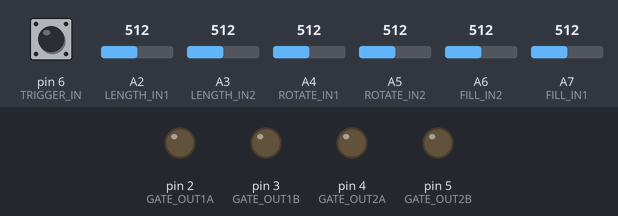
The sketch below on a simulated Arduino Nano, built with avr-gcc and run on an emulated ATmega328P. Parts: output pins drawn as LEDs (lit = HIGH). Dashed ring = blinking. Inputs (shaded band) come from the test bench; at power-on: pin 6 (TRIGGER_IN) HIGH, A2 (LENGTH_IN1) = 512, A3 (LENGTH_IN2) = 512, A4 (ROTATE_IN1) = 512, A5 (ROTATE_IN2) = 512, A6 (FILL_IN2) = 512, A7 (FILL_IN1) = 512.

Above: at 1.2 s.
1.3 s: pin 6 (TRIGGER_IN) driven LOW
At 1.9 s:
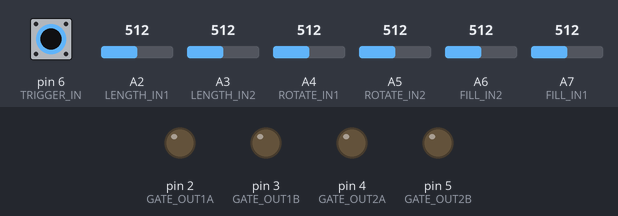
2.8 s: pin 6 (TRIGGER_IN) pulsed HIGH 5 times (0.12 s each, 0.3 s apart)
At 3.4 s:
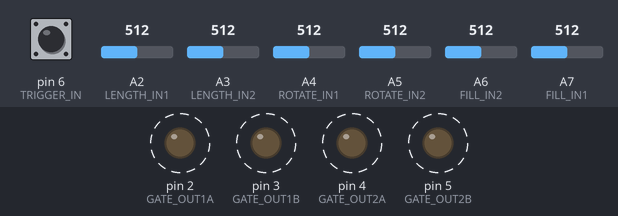
Timing chart, 0 to 5.8 s (numbered marks = the images above; inputs shaded):
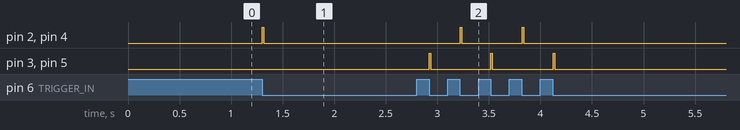

The sketch:

EuclidSeq.ino
```cpp
//
//
// .c file for Arduino 1.8.10
// EuclidSeq V1.2
// aims to be a dual channel pattern sequencer.
// it's got positive and negative outs, so 4 trigger channels
// KDS 2020-04-18 Version 1
// 2020-04-19 Version 1.1 is functional !.
//
// update V1.2 now checks if the knobs have moved
// so we dont have to recalculate the patterns so often.
// probably no user impact, but we might support faster cycling.

// update V1.3 going to try to add the second mode
// save states require a new library
#include <EEPROM.h>


// firstly, a pinout description
// digital writes:
#define GATE_OUT1A  2
#define GATE_OUT1B  3
#define GATE_OUT2A  4
#define GATE_OUT2B  5

// digital reads:
#define TRIGGER_IN  6
// analog reads:
#define LENGTH_IN1 A2
#define LENGTH_IN2 A3
#define FILL_IN1 A7
#define FILL_IN2 A6
#define ROTATE_IN1 A4
#define ROTATE_IN2 A5

/////////////////////////

// how long is a long pattern?
#define MAX_PATTERN 32
// and how much do we scale the knob?
float downconversion = 1024.0f  /  ((float)(MAX_PATTERN));

// enable or disable serial messaging:
#define DEBUG 0
// those debug serial prints cause some hangups
// because we have <600 bytes free ram.

// how many loops should we keep a trigger output online?
#define OUTPUT_DURATION_CYCLES 5
// might be nice to put a trimpot here someday.

int MODULE_MODE = 1; // default to Euclid mode.

bool gateState[4] = {0,0,0,0}; // remember what we set
int gatePin[4] = {GATE_OUT1A, GATE_OUT1B, GATE_OUT2A, GATE_OUT2B};

// these defaults are never used since setup() recalculates things.
int Length1 = 8;
int Length2 = 8;

float Fill1 = 0.50f;
float Fill2 = 0.50f;
float Rotate1 = 0.0f;
float Rotate2 = 0.0f;
// also keeping the plain int versions
int Fill1i = 512;
int Fill2i = 512;
int Rotate1i = 1;
int Rotate2i = 1;


// save the states we're gonna use:
bool PATTERN1[MAX_PATTERN];
bool PATTERN2[MAX_PATTERN];
bool PATTERN3[MAX_PATTERN];
bool PATTERN4[MAX_PATTERN];

// arbitrary constants
#define SAVE_BYTE 111
#define MODE_1_BYTE 8
#define MODE_2_BYTE 13

void readSaveState(){
  // pull back MODULE_MODE
  byte x;
  x = EEPROM.read(SAVE_BYTE);
  if(x == MODE_1_BYTE){
    MODULE_MODE = 1;
  }
  if(x == MODE_2_BYTE){
    MODULE_MODE = 2;
  }
}

void blink_all()
{
  // deactivate all outputs for now.
  for(int i=0;i<4;i++){
    gateState[i]=0; digitalWrite(gatePin[i],LOW);
  }
  delay(10);
  for(int i=0;i<4;i++){
    digitalWrite(gatePin[i],HIGH);
  }
  delay(400);
  for(int i=0;i<4;i++){
    digitalWrite(gatePin[i],LOW);
  }
}

// this is a big one, switch from Euclid to Grid modes.
void updateMode()
{
  if(Rotate1 > 0.9 && Rotate2 > 0.9){
    // just some animation to start.
    blink_all();
    for(int j=0;j<4;j++)
    for(int i=0;i<4;i++){
      delay(5);
      digitalWrite(gatePin[i],HIGH);
      delay(100);
      digitalWrite(gatePin[i],LOW);
    }
    // finally set mode and save it to persistent storage
    MODULE_MODE = 2; // Grids
    EEPROM.update(SAVE_BYTE, MODE_2_BYTE);
  }
  if(Rotate1 < 0.2 && Rotate2 < 0.2){
    blink_all();
    for(int j=0;j<4;j++)
    for(int i=3;i>=0;i--){ // zip other way.
      delay(5);
      digitalWrite(gatePin[i],HIGH);
      delay(100);
      digitalWrite(gatePin[i],LOW);
    }
    MODULE_MODE = 1; // Euclid Seq
    EEPROM.update(SAVE_BYTE, MODE_1_BYTE);
  }
}


void setup()
{
   pinMode(GATE_OUT1A, OUTPUT); // digitalWrite here plz
   pinMode(GATE_OUT1B, OUTPUT);
   pinMode(GATE_OUT2A, OUTPUT);
   pinMode(GATE_OUT2B, OUTPUT);

   digitalWrite(GATE_OUT1A,LOW); // be sure theyre down at boot.
   digitalWrite(GATE_OUT2A,LOW);
   digitalWrite(GATE_OUT1B,LOW);
   digitalWrite(GATE_OUT2B,LOW);

   pinMode(TRIGGER_IN, INPUT); // this guy has a transistor inverter

   pinMode(LENGTH_IN1, INPUT); // 0-5V from a knob
   pinMode(LENGTH_IN2, INPUT);
   pinMode(FILL_IN1, INPUT); // 0-5V from a knob and a CV Jack
   pinMode(FILL_IN2, INPUT);
   pinMode(ROTATE_IN1, INPUT); // 0-5V from a knob
   pinMode(ROTATE_IN2, INPUT);

   if(DEBUG){
    Serial.begin(9600); delay(5);//milliseconds
    Serial.print("Hello! EuclidSeq V1.3\n");
   }

   for(int i=0;i<MAX_PATTERN;i++){
    PATTERN1[i] = 0; // all flat, no notes
    PATTERN2[i] = 0; // will update in a second tho
    PATTERN3[i] = 0; // will update in a second tho
    PATTERN4[i] = 0; // will update in a second tho
   }
   readSaveState(); // update MODULE_MODE;
   updateKnobs(); // initializer
}


void updatePatterns(){
  if(MODULE_MODE==1){
    updatePatterns_Euclid();
  }
  if(MODULE_MODE==2){
    updatePatterns_Grids();
  }
}

void updatePatterns_Euclid()
{
  // flatten everyone to start.
  int n = max(Length1, Length2);
  for(int i=0;i<n;i++){
    PATTERN1[i] = 0;
    PATTERN2[i] = 0;
  }
  // Euclidean Sequences follow Bresenham's Line algorithm
  // but Bresenham's is faster whereas I use floats
  float stepSize; int nHits; int startStep; int stepHit; float ctr;

  // fill the bool array. takes some math.
  nHits = (int)( Fill1 * (float)Length1 );
  startStep = (int)( Rotate1 * (float)Length1 );
  stepSize = (float)nHits / (float)(Length1);

  ctr = 0.50f;
  for(int i=0;i < Length1;i++){
    ctr += stepSize;
    if(ctr > 1.0f){
      ctr -= 1.0f;
      stepHit = i+startStep;
      if(stepHit >= Length1) stepHit -= Length1;
      PATTERN1[stepHit] = 1;
    }
  }

  // repeat for channel 2
  // fill the bool array. takes some math.
  nHits = (int)( Fill2 * (float)Length2 );
  startStep = (int)( Rotate2 * (float)Length2 );
  stepSize = (float)nHits / (float)(Length2);
  if(DEBUG){
    Serial.print("nHits="); Serial.print(nHits);
    Serial.print("  startStep="); Serial.print(startStep);
    Serial.print("  stepSize=");Serial.print(stepSize);
    Serial.print("\n");
  }
  ctr = 0.50f;
  for(int i=0;i < Length2;i++){
    ctr += stepSize;
    if(ctr > 1.0f){
      ctr -= 1.0f;
      stepHit = i+startStep;
      if(stepHit >= Length2) stepHit -= Length2;
      PATTERN2[stepHit] = 1;
    }
  }

}


// four channels of 4 bits make up a 16 bit array
unsigned int PDB0[288] = {63033,19433,47616,62903,52382,46042,32628,65321,12452,25215,11982,15206,8298,9007,6174,50279,12468,6811,54463,29103,11867,34800,60579,54921,59155,43024,27023,50315,6263,19161,64049,35632,36112,15182,55789,20095,938,1329,57934,18538,9266,32285,13803,27224,12035,42794,20822,56827,37712,57295,8905,40131,2340,43707,24330,24804,37776,14607,49365,13841,53008,14294,41104,43521,58251,2447,17688,15344,373,50017,63467,53481,54086,49693,3824,52680,33660,34515,39571,55805,19270,59589,35311,27463,3967,11559,17474,39358,45744,55799,17631,28234,37788,27218,18965,34456,28075,48559,7009,9814,12902,64979,21884,6144,11006,21560,16878,21591,4091,53248,6524,45682,12789,61043,31158,52473,31347,57767,5780,21441,58757,64232,64677,13594,20838,21141,27143,58097,23643,15607,7287,3312,14145,3597,7761,42990,58828,60915,7971,17052,12525,6073,27815,36017,9890,12663,45308,14731,11606,53020,7993,32666,54417,42744,43746,2373,20230,15010,48443,40731,59444,25969,32246,30901,20421,56442,20141,33293,52334,33395,36436,12378,31111,14810,7166,12169,39676,36531,53467,61348,30932,32144,65375,62587,5902,48946,62420,2106,51889,408,27341,46421,15412,39809,21901,51164,49887,51875,38630,51779,9493,60139,39345,48613,43946,2311,8547,19540,14281,27225,28719,50426,48123,51752,59740,30739,3494,58708,39369,23285,51575,61688,20448,3753,37014,8258,63640,34303,32733,30977,31666,35081,62727,4726,14804,698,32030,28663,17391,15753,55924,23219,18196,39658,34224,36911,42111,58730,45067,24192,62597,18395,22211,9011,14785,42738,49363,221,58063,1411,52445,8288,48079,62898,556,44997,57415,10076,43783,6406,61602,19196,58189,59874,5953,51008,42358,52912,3281,25259,59382,42603,49720,11605,10233,5852,15180,26458};


void updatePatterns_Grids()
{
  // based on pattern_database
  //
  // will keep Length and Fill knobs, but RotateNi is now startPos.
  byte bFill1 = (byte)( Fill1i >> 6); // 0-16 is 0-1024/(2^6)
  byte bFill2 = (byte)( Fill2i >> 6);
  int start1 = Rotate1i >> 2; // 0-255 is 0-1024/4
  int start2 = Rotate2i >> 2;
  byte PDBH,PDBL;
  for(int i=0;i < Length1;i++){
   // do something with PATTERN1 and PATTERN2
   PDBL = lowByte( PDB0[i+start1]) ;
   PATTERN1[i] = (bFill1 >= (PDBL & B00001111) );
   PATTERN2[i] = (bFill1 >= ( (PDBL & B11110000) >> 4 ));
  }
  for(int i=0;i < Length2;i++){
   // do something with PATTERN3 and PATTERN4
   PDBH = highByte( PDB0[i+start2]) ;
   PATTERN3[i] = (bFill2 >= (PDBH & B00001111) );
   PATTERN4[i] = (bFill2 >= ( (PDBH & B11110000) >> 4 ));
  }
  if(DEBUG){
    Serial.print("bFill2="); Serial.print(bFill2);
    Serial.print("  start2="); Serial.print(start2);
    Serial.print("\n");
  }
}


void updateKnobs()
{
  // read all six analogs and interpret results
  int x; float y;
  bool UPDATED = 0;// default to not seeing any change.

  x = Length1; // save prev value so we can see if it's changed.
  y=(float)analogRead(LENGTH_IN1)/1024.0f; // 0-100%.
  Length1 = (int)(  y*(float)MAX_PATTERN );
  Length1 = (Length1 < 2)?2:Length1; // and round off the corners
  Length1 = (Length1 > (MAX_PATTERN-2))?MAX_PATTERN:Length1;
  if(Length1 != x) UPDATED=1;

  x=Length2;
  y=(float)analogRead(LENGTH_IN2)/1024.0f;
  Length2 = (int)(  y*(float)MAX_PATTERN );
  Length2 = (Length2 < 2)?2:Length2;
  Length2 = (Length2 > (MAX_PATTERN-2))?MAX_PATTERN:Length2;
  if(Length2 != x) UPDATED=1;

  x = Rotate1i;
  Rotate1i = analogRead(ROTATE_IN1);
  if( Rotate1i != x){
    UPDATED=1;
    Rotate1 = (float)Rotate1i / 1024.0f; // 0-100%
  }

  x = Rotate2i;
  Rotate2i = analogRead(ROTATE_IN2);
  if(Rotate2i != x){
    Rotate2 = (float)Rotate2i / 1024.0f;
    UPDATED=1;
  }

  // Fill should be 100% at halfway due to the physical scaling
  // allows for +12V at CV jack, while letting the +5V be top.
  x = Fill1i;
  Fill1i = analogRead(FILL_IN1);
  if(Fill1i != x){
    Fill1 = (float)Fill1i / 700.0f;
    Fill1 = (Fill1 > 1.0f)?1.0f:Fill1; // capped.
    UPDATED=1;
  }

  x = Fill2i;
  Fill2i = analogRead(FILL_IN2);
  if(Fill2i != x){
    Fill2 = (float)Fill2i / 700.0f;
    Fill2 = (Fill2 > 1.0f)?1.0f:Fill2;
    UPDATED=1;
  }

  if(UPDATED) updatePatterns();

}

// gonna use a countdown to keep the trigger high for a few milliseconds.
int triggertime[4] = {0,0,0,0};

void updateOuts()
{
   for(int i=0;i<4;i++){
    if(triggertime[i] > 0){
      triggertime[i]--; // decrement.
      if(gateState[i]){
        // up and should be up. no issues.
      }else{
        // down and should be up:
        digitalWrite(gatePin[i], HIGH);
        gateState[i] = 1;
      }
    }else{ // trigger time is not >0
      if(gateState[i]){
        // up and should be down. set down
        digitalWrite(gatePin[i], LOW);
        gateState[i] = 0;
      }//else{
        // down and should be down.
      //}
    }
   }

}


// what step are we on right now?
int Step1= Length1;
int Step2= Length2;

void stepClockTrigger_Euclid(){
  if(PATTERN1[Step1]){ // got a hit!
    triggertime[0] = OUTPUT_DURATION_CYCLES;
  }else{ // no hit, is a hit for the 'not' output
    triggertime[1] = OUTPUT_DURATION_CYCLES;
  }
  if(PATTERN2[Step2]){ // got a hit!
    triggertime[2] = OUTPUT_DURATION_CYCLES;
  }else{  // no hit, is a hit for the 'not' output
    triggertime[3] = OUTPUT_DURATION_CYCLES;
  }
}

void stepClockTrigger_Grids(){
  // four 'independent' channels:
  if(PATTERN1[Step1]){ // got a hit!
    triggertime[0] = OUTPUT_DURATION_CYCLES;
  }
  if(PATTERN2[Step1]){ // got a hit!
    triggertime[1] = OUTPUT_DURATION_CYCLES;
  }
  if(PATTERN3[Step2]){ // got a hit!
    triggertime[2] = OUTPUT_DURATION_CYCLES;
  }
  if(PATTERN4[Step2]){ // got a hit!
    triggertime[3] = OUTPUT_DURATION_CYCLES;
  }
}

void stepClockTrigger()
{ // got a clock signal, let's perform
  Step1++; Step2++;
  if(Step1 >= Length1) Step1=0;
  if(Step2 >= Length2) Step2=0;
  if(MODULE_MODE == 1){
    stepClockTrigger_Euclid();
  }else if(MODULE_MODE == 2){
    stepClockTrigger_Grids();
  }
}


// what was the last state of the trigger input??
bool CLOCKSEEN=0;
int clock_ticker=0;

void loop()
{
   // reads with inversion due to tre transistor follower
   bool trigger = !digitalRead(TRIGGER_IN);
   if(trigger != CLOCKSEEN){ // then it's changed since last loop.
    CLOCKSEEN = trigger; // fix that.
    if(trigger){
      stepClockTrigger();
    }else{ // downbeat. now we have time to do some math:
      clock_ticker = 0;
      updateKnobs();
      if(DEBUG) DEBUG_PRINTS();
    }
   }else{  // same as we saw last time
    if(trigger){ // still high?
      clock_ticker++;
      // five seconds in sets of 3ms is sixteen hundred
      if(clock_ticker > 1660){      // Easteregg mode activate.
        clock_ticker = 0;
        if(Fill1 < 0.15 && Fill2 < 0.15) // fill knobs must be 100% left
           updateMode();
      }
    }
   }
   updateOuts();  // turn on and off the outputs:
   delay(3); // milliseconds
}


void DEBUG_PRINTS()
{
  Serial.print("L2= ");Serial.print(Length2); Serial.print("\t");
  Serial.print("F2= ");Serial.print(Fill2);Serial.print("\t");
  Serial.print("R2= ");Serial.print(Rotate2);Serial.print("\n");
  Serial.print("Pat2= { ");
  for(int i=0 ; i < Length2;i++){
    // WARNING this part can take a while if Length1 is too high.
    // little CPU gets funny if we overload it here.
    Serial.print(PATTERN2[i]); Serial.print(" , ");
  }Serial.print(" }\n");

}
```

Measured:
- after the input at 1.3 s, pin 2 (GATE_OUT1A), pin 4 (GATE_OUT2A): LOW → HIGH at once, → LOW 0.02 s later
- after the input at 2.8 s, pin 2 (GATE_OUT1A), pin 4 (GATE_OUT2A): alternates HIGH for 0.02 s and LOW for 0.59 s, 4 changes in all, then stays LOW, starting after 0.42 s; pin 3 (GATE_OUT1B), pin 5 (GATE_OUT2B): alternates HIGH for 0.02 s and LOW for 0.59 s, 6 changes in all, then stays LOW, starting after 0.12 s
